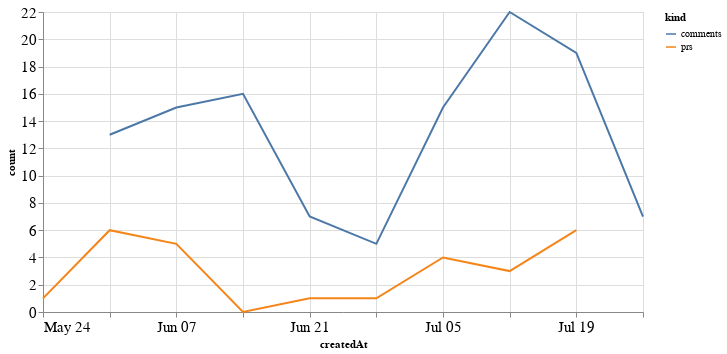

The notebook cell saved with this chart:
### Code cell
alt.Chart(total_time, width=600).mark_line().encode(
    x='createdAt',
    y='count',
    color='kind'
)

### Figure 1 — Vega-Lite specification as saved in the notebook (floating-point values rounded to 4 significant figures)
{"config": {"axisLeft": {"labelFontSize": 15}, "axisBottom": {"labelFontSize": 15}}, "data": {"name": "data-852c9d77cd00e94f25d6d2fefa81746a"}, "mark": "line", "encoding": {"color": {"type": "nominal", "field": "kind"}, "x": {"type": "temporal", "field": "createdAt"}, "y": {"type": "quantitative", "field": "count"}}, "width": 600, "$schema": "https://vega.github.io/schema/vega-lite/v4.8.1.json", "datasets": {"data-852c9d77cd00e94f25d6d2fefa81746a": [{"createdAt": "2020-05-24T00:00:00", "kind": "prs", "count": 1.0}, {"createdAt": "2020-05-31T00:00:00", "kind": "prs", "count": 6.0}, {"createdAt": "2020-06-07T00:00:00", "kind": "prs", "count": 5.0}, {"createdAt": "2020-06-14T00:00:00", "kind": "prs", "count": 0.0}, {"createdAt": "2020-06-21T00:00:00", "kind": "prs", "count": 1.0}, {"createdAt": "2020-06-28T00:00:00", "kind": "prs", "count": 1.0}, {"createdAt": "2020-07-05T00:00:00", "kind": "prs", "count": 4.0}, {"createdAt": "2020-07-12T00:00:00", "kind": "prs", "count": 3.0}, {"createdAt": "2020-07-19T00:00:00", "kind": "prs", "count": 6.0}, {"createdAt": "2020-07-26T00:00:00", "kind": "prs", "count": null}, {"createdAt": "2020-05-24T00:00:00", "kind": "comments", "count": null}, {"createdAt": "2020-05-31T00:00:00", "kind": "comments", "count": 13.0}, {"createdAt": "2020-06-07T00:00:00", "kind": "comments", "count": 15.0}, {"createdAt": "2020-06-14T00:00:00", "kind": "comments", "count": 16.0}, {"createdAt": "2020-06-21T00:00:00", "kind": "comments", "count": 7.0}, {"createdAt": "2020-06-28T00:00:00", "kind": "comments", "count": 5.0}, {"createdAt": "2020-07-05T00:00:00", "kind": "comments", "count": 15.0}, {"createdAt": "2020-07-12T00:00:00", "kind": "comments", "count": 22.0}, {"createdAt": "2020-07-19T00:00:00", "kind": "comments", "count": 19.0}, {"createdAt": "2020-07-26T00:00:00", "kind": "comments", "count": 7.0}]}}
